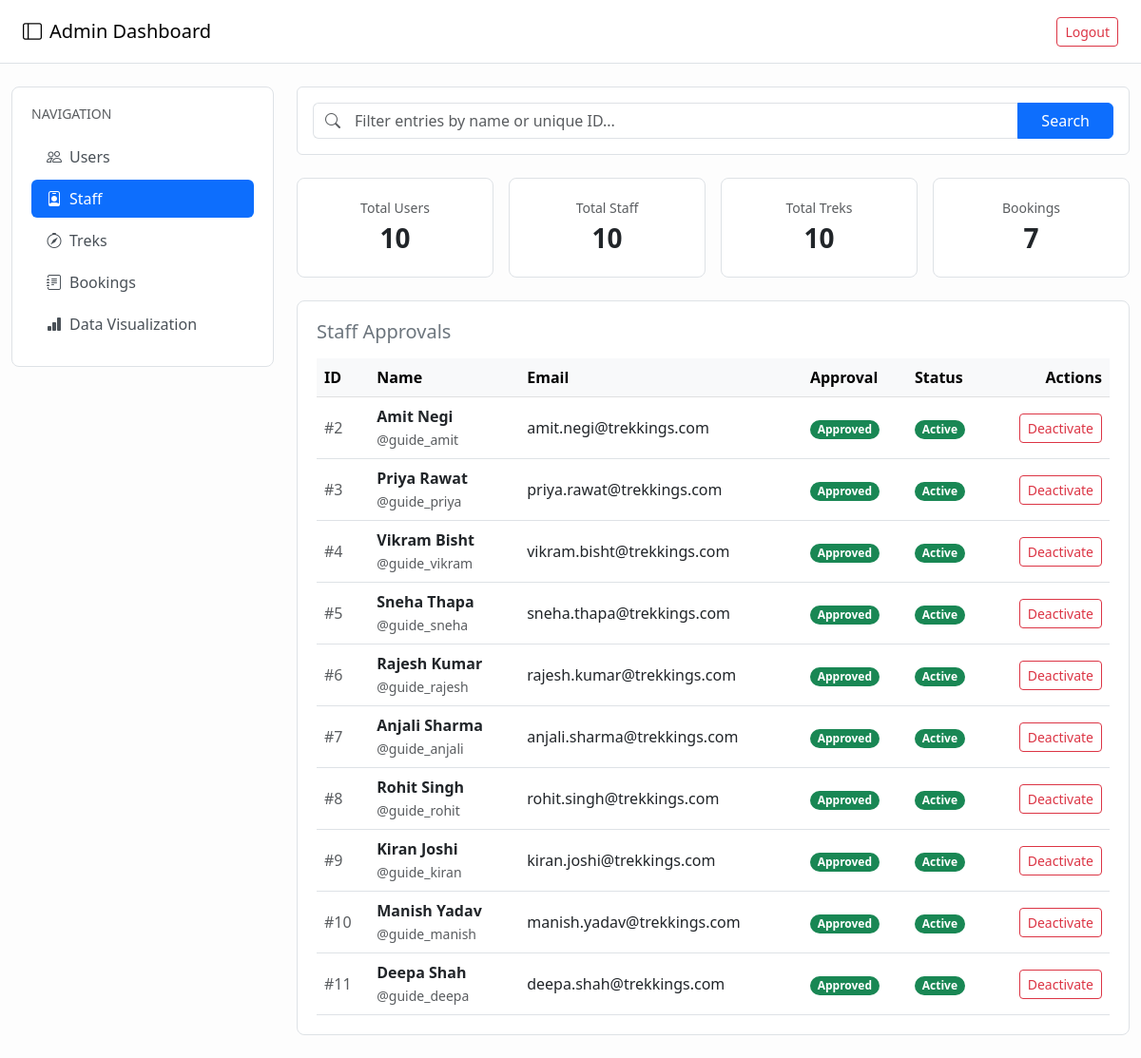
Screenshot of /admin/dashboard?tab=staff (signed in) with the database file from the repository.
### models.py (models this page shows)
class User(db.Model, UserMixin):
    __tablename__ = 'users'
    id = db.Column(db.Integer, primary_key=True)
    username = db.Column(db.String(50), unique=True, nullable=False)
    email = db.Column(db.String(100), unique=True, nullable=False)
    password = db.Column(db.String(100), nullable=False)
    full_name = db.Column(db.String(100), nullable=False)
    phone = db.Column(db.String(15), nullable=False)
    role = db.Column(db.String(20), nullable=False, default='trekker')
    status = db.Column(db.String(20), nullable=False, default='active')
    is_approved = db.Column(db.Boolean, default=False)
    bookings = db.relationship('Booking', backref='trekker', lazy=True)
    assigned_treks = db.relationship('Trek', backref='staff', lazy=True)

### app.py (the view)
@app.route('/admin/dashboard', methods=['GET'])
@login_required
def admin_dashboard():
    return admin_dashboard_handler()

### app.py (called while the page is built)
@login_manager.user_loader
def load_user(user_id):
    return User.query.get(int(user_id))

### templates/admin_dashboard.html (shortened to what this page needs)
<!DOCTYPE html>
<html lang="en">
<head>
    <link href="https://cdn.jsdelivr.net/npm/bootstrap@5.3.0/dist/css/bootstrap.min.css" rel="stylesheet">
    <link rel="stylesheet" href="https://cdn.jsdelivr.net/npm/bootstrap-icons@1.11.0/font/bootstrap-icons.css">
</head>
<body>
    <nav class="navbar navbar-light bg-white border-bottom px-4 py-3">
        <span class="navbar-brand mb-0 h5"><i class="bi bi-layout-sidebar me-2"></i>Admin Dashboard</span>
        <a href="/logout" class="btn btn-outline-danger btn-sm">Logout</a>
    </nav>
    <div class="container-fluid py-4">
        <div class="row g-4">
            <div class="col-md-3">
                <div class="bento-card">
                    <h6 class="text-muted small text-uppercase mb-3">Navigation</h6>
                    <div class="nav flex-column nav-pills" id="adminTab" role="tablist">
                        <a href="/admin/dashboard?tab=users"
                            class="nav-link {% if active_tab == 'users' %}active{% endif %} border-0">
                            <i class="bi bi-people me-2"></i>Users
                        </a>
                        <a href="/admin/dashboard?tab=staff"
                            class="nav-link {% if active_tab == 'staff' %}active{% endif %} border-0">
                            <i class="bi bi-person-badge me-2"></i>Staff
                        </a>
                        <a href="/admin/dashboard?tab=treks"
                            class="nav-link {% if active_tab == 'treks' %}active{% endif %} border-0">
                            <i class="bi bi-compass me-2"></i>Treks
                        </a>
                        <a href="/admin/dashboard?tab=bookings"
                            class="nav-link {% if active_tab == 'bookings' %}active{% endif %} border-0">
                            <i class="bi bi-journal-text me-2"></i>Bookings
                        </a>
                        <a href="/admin/dashboard?tab=analytics"
                            class="nav-link {% if active_tab == 'analytics' %}active{% endif %} border-0">
                            <i class="bi bi-bar-chart-fill me-2"></i>Data Visualization
                        </a>
                    </div>
                </div>
            </div>
            <div class="col-md-9">
                <div class="bg-white border rounded p-3 mb-4">
                    <form action="/admin/dashboard" method="GET" class="d-flex m-0">
                        <div class="input-group">
                            <span class="input-group-text bg-white border-end-0 text-muted">
                                <i class="bi bi-search"></i>
                            </span>
                            <input type="text" name="search" class="form-control border-start-0 ps-1"
                                placeholder="Filter entries by name or unique ID..."
                                value="{{ request.args.get('search', '') }}">
                            <button type="submit" class="btn btn-primary px-4">Search</button>
                        </div>
                    </form>
                </div>
                <div class="row g-3 mb-4">
                    <div class="col-6 col-md-3">
                        <div class="bento-card text-center">
                            <div class="text-muted small">Total Users</div>
                            <div class="fs-3 fw-bold text-dark">{{ stats.total_users }}</div>
                        </div>
                    </div>
                    <div class="col-6 col-md-3">
                        <div class="bento-card text-center">
                            <div class="text-muted small">Total Staff</div>
                            <div class="fs-3 fw-bold text-dark">{{ stats.total_staff }}</div>
                        </div>
                    </div>
                    <div class="col-6 col-md-3">
                        <div class="bento-card text-center">
                            <div class="text-muted small">Total Treks</div>
                            <div class="fs-3 fw-bold text-dark">{{ stats.total_treks }}</div>
                        </div>
                    </div>
                    <div class="col-6 col-md-3">
                        <div class="bento-card text-center">
                            <div class="text-muted small">Bookings</div>
                            <div class="fs-3 fw-bold text-dark">{{ stats.total_bookings }}</div>
                        </div>
                    </div>
                </div>
                <div class="tab-content" id="adminTabContent">
                    {% if active_tab == 'users' %}
                    <div class="tab-pane fade show active" id="users-pane" role="tabpanel">
                        <div class="bento-card">
                            <h5 class="mb-3 text-secondary">Users Directory</h5>
                            <table class="table align-middle mb-0">
                                <thead class="table-light">
                                    <tr>
                                        <th>ID</th>
                                        <th>Name</th>
                                        <th>Email</th>
                                        <th>Status</th>
                                        <th class="text-end">Action</th>
                                    </tr>
                                </thead>
                                <tbody>
                                    {% for user in users %}
                                    <tr>
                                        <td>#{{ user.id }}</td>
                                        <td><strong>{{ user.full_name }}</strong><br><small class="text-muted">@{{
                                                user.username }}</small></td>
                                        <td>{{ user.email }}</td>
                                        <td>
                                            <span
                                                class="badge {% if user.status == 'active' %}bg-success{% else %}bg-danger{% endif %} rounded-pill px-2.5">
                                                {{ user.status }}
                                            </span>
                                        </td>
                                        <td class="text-end">
                                            <form action="/admin/user/toggle/{{ user.id }}?tab={{ active_tab }}"
                                                method="POST" class="m-0">
                                                <button type="submit"
                                                    class="btn {% if user.status == 'active' %}btn-outline-danger{% else %}btn-outline-success{% endif %} btn-sm">
                                                    {% if user.status == 'active' %}Deactivate{% else %}Activate{% endif
                                                    %}
                                                </button>
                                            </form>
                                        </td>
                                    </tr>
                                    {% else %}
                                    <tr>
                                        <td colspan="5" class="text-center text-muted py-4">No users found matching
                                            parameters.</td>
                                    </tr>
                                    {% endfor %}
                                </tbody>
                            </table>
                        </div>
                    </div>
                    {% elif active_tab == 'staff' %}
                    {% include 'admin_dashboard_staff.html' %}
                    {% elif active_tab == 'treks' %}
                    {% include 'admin_dashboard_treks.html' %}
                    {% elif active_tab == 'bookings' %}
                    {% include 'admin_dashboard_bookings.html' %}
                    {% endif %}
                </div>
            </div>
        </div>
    </div>
</body>
</html>

### templates/admin_dashboard_staff.html (shortened to what this page needs)
<div>
    <div class="bento-card">
        <h5 class="mb-3 text-secondary">Staff Approvals</h5>
        <table class="table align-middle mb-0">
            <thead class="table-light">
                <tr>
                    <th>ID</th>
                    <th>Name</th>
                    <th>Email</th>
                    <th>Approval</th>
                    <th>Status</th>
                    <th class="text-end">Actions</th>
                </tr>
            </thead>
            <tbody>
                {% for user in staff_members %}
                <tr>
                    <td class="text-muted">#{{ user.id }}</td>
                    <td><strong>{{ user.full_name }}</strong><br><small class="text-muted">@{{
                            user.username }}</small></td>
                    <td>{{ user.email }}</td>
                    <td>
                        {% if user.is_approved %}
                        <span class="badge bg-success rounded-pill px-2.5">Approved</span>
                        {% else %}
                        <span class="badge bg-warning text-dark rounded-pill px-2.5">Pending
                            Approval</span>
                        {% endif %}
                    </td>
                    <td>
                        {% if user.status == 'active' %}
                        <span class="badge bg-success rounded-pill px-2.5">Active</span>
                        {% else %}
                        <span class="badge bg-danger rounded-pill px-2.5">Deactivated</span>
                        {% endif %}
                    </td>
                    <td class="text-end">
                        <div class="d-inline-flex gap-2">
                            <form action="/admin/user/toggle/{{ user.id }}" method="POST" class="m-0">
                                <button type="submit"
                                    class="btn {% if user.status == 'active' %}btn-outline-danger{% else %}btn-outline-success{% endif %} btn-sm">
                                    {% if user.status == 'active' %}Deactivate{% else %}Activate{%
                                    endif %}
                                </button>
                            </form>
                        </div>
                    </td>
                </tr>
                {% endfor %}
            </tbody>
        </table>
    </div>
</div>

### templates/admin_dashboard.html (style rules this page uses)
body { background-color: #fdfdfd; font-family: system-ui, -apple-system, sans-serif; }
.bento-card { background: #ffffff; border: 1px solid #dee2e6; border-radius: 8px; padding: 1.25rem; }
.nav-pills .nav-link { color: #495057; border-radius: 6px; margin-bottom: 4px; text-align: left; }
.nav-pills .nav-link.active { background-color: #0d6efd !important; color: #ffffff !important; }

### rows the page displays
User: id "2", full_name "Amit Negi", username "guide_amit", email "amit.negi@trekkings.com", is_approved "Approved", status "Active"
User: id "3", full_name "Priya Rawat", username "guide_priya", email "priya.rawat@trekkings.com", is_approved "Approved", status "Active"
User: id "4", full_name "Vikram Bisht", username "guide_vikram", email "vikram.bisht@trekkings.com", is_approved "Approved", status "Active"
User: id "5", full_name "Sneha Thapa", username "guide_sneha", email "sneha.thapa@trekkings.com", is_approved "Approved", status "Active"
User: id "6", full_name "Rajesh Kumar", username "guide_rajesh", email "rajesh.kumar@trekkings.com", is_approved "Approved", status "Active"
User: id "7", full_name "Anjali Sharma", username "guide_anjali", email "anjali.sharma@trekkings.com", is_approved "Approved", status "Active"
User: id "8", full_name "Rohit Singh", username "guide_rohit", email "rohit.singh@trekkings.com", is_approved "Approved", status "Active"
User: id "9", full_name "Kiran Joshi", username "guide_kiran", email "kiran.joshi@trekkings.com", is_approved "Approved", status "Active"
User: id "10", full_name "Manish Yadav", username "guide_manish", email "manish.yadav@trekkings.com", is_approved "Approved", status "Active"
User: id "11", full_name "Deepa Shah", username "guide_deepa", email "deepa.shah@trekkings.com", is_approved "Approved", status "Active"

### other values shown
{{ stats.total_users }} "10"
{{ stats.total_staff }} "10"
{{ stats.total_treks }} "10"
{{ stats.total_bookings }} "7"
